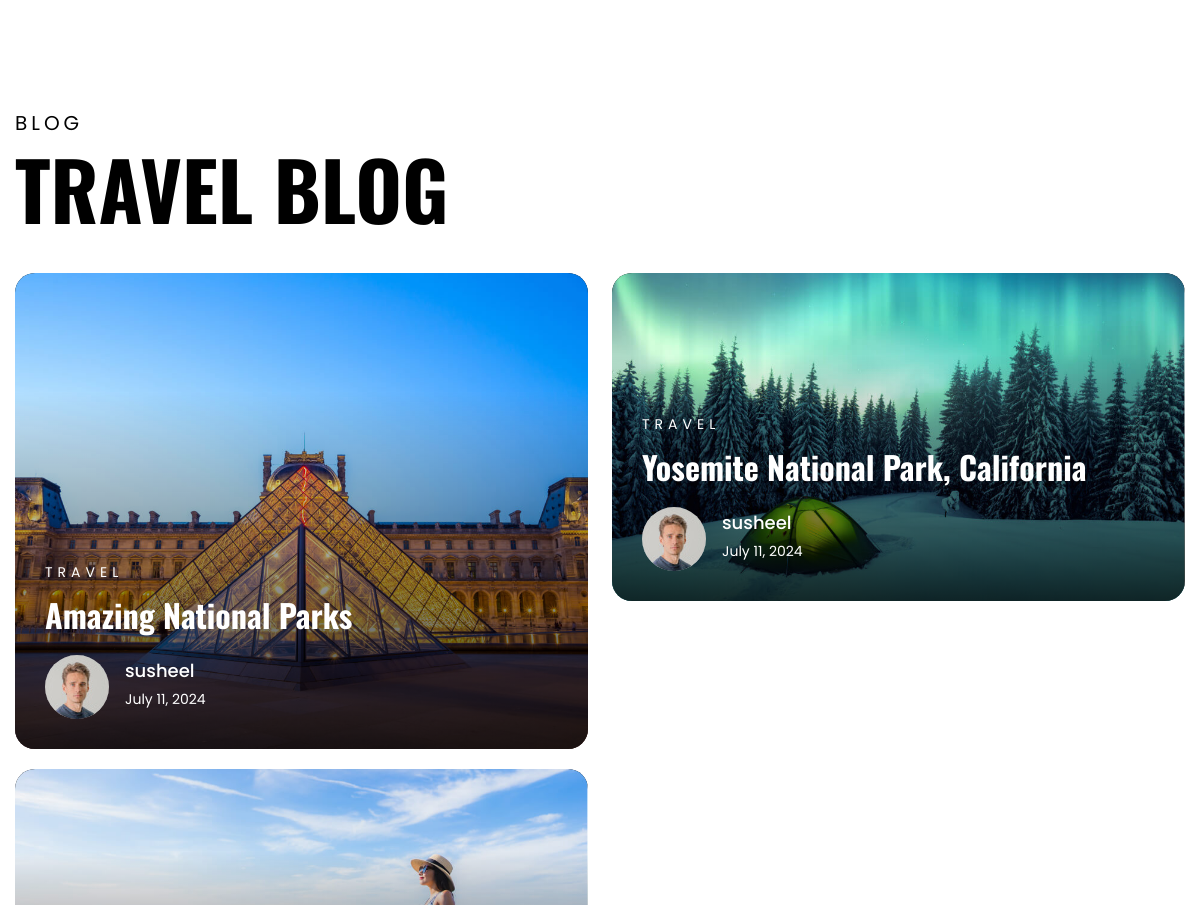
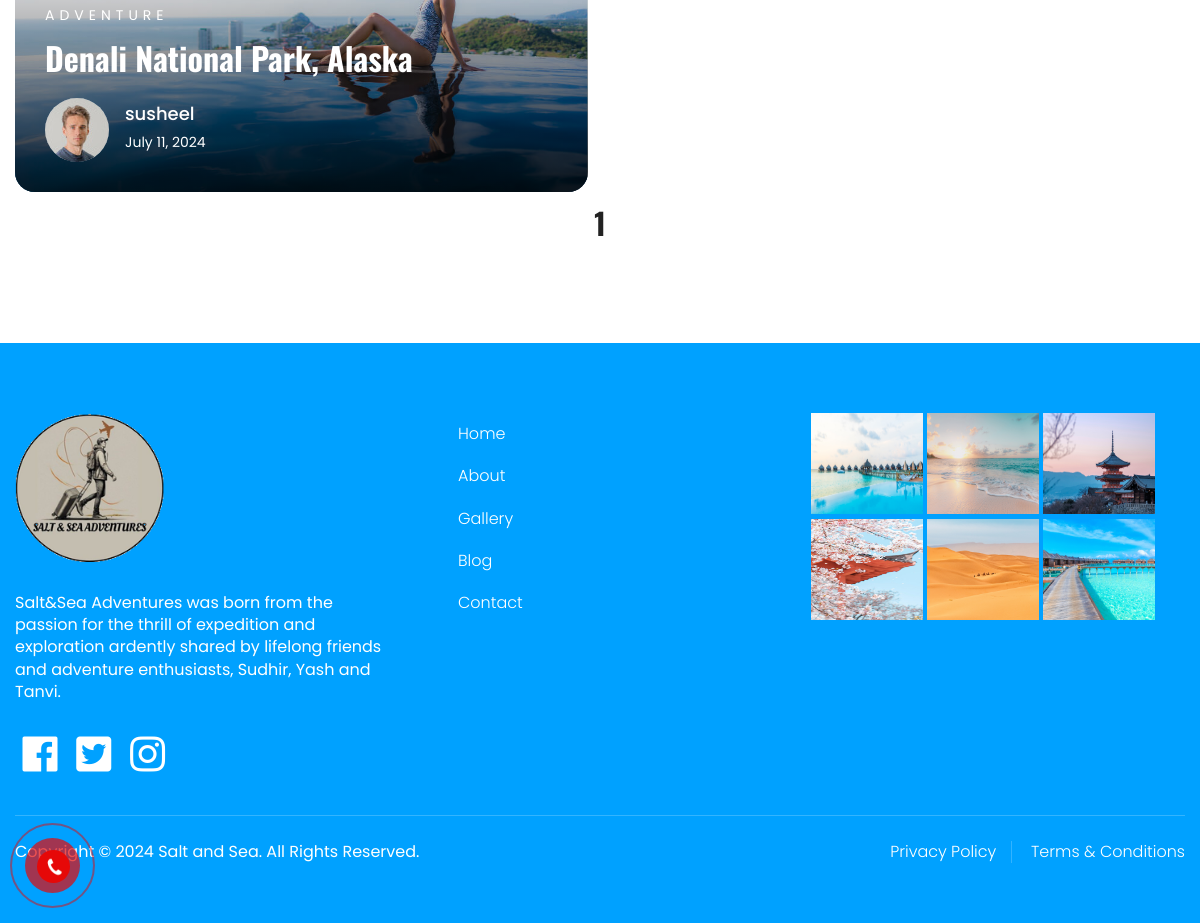
The page /blog/ (lower part) on the database as committed earlier (2 pictures, top to bottom).
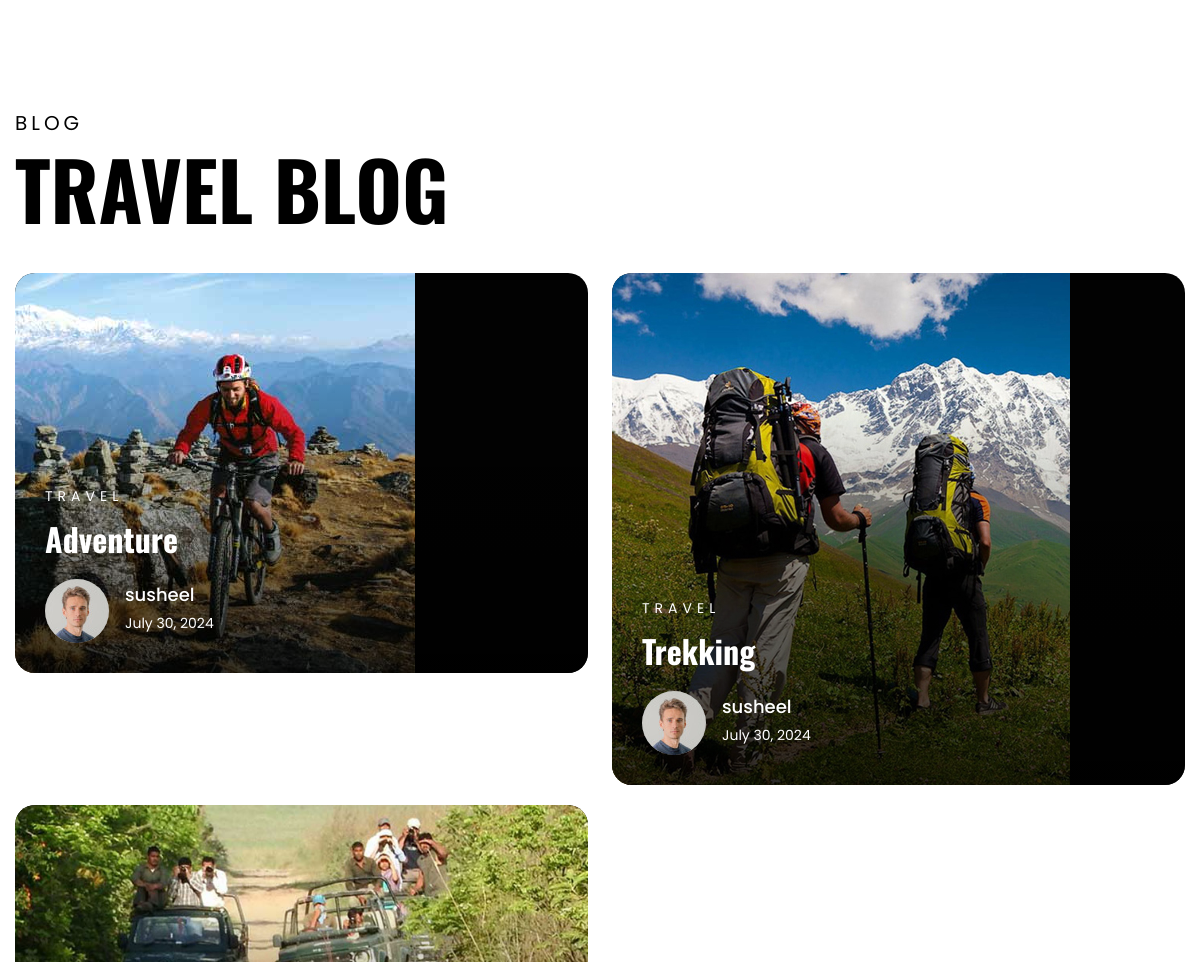
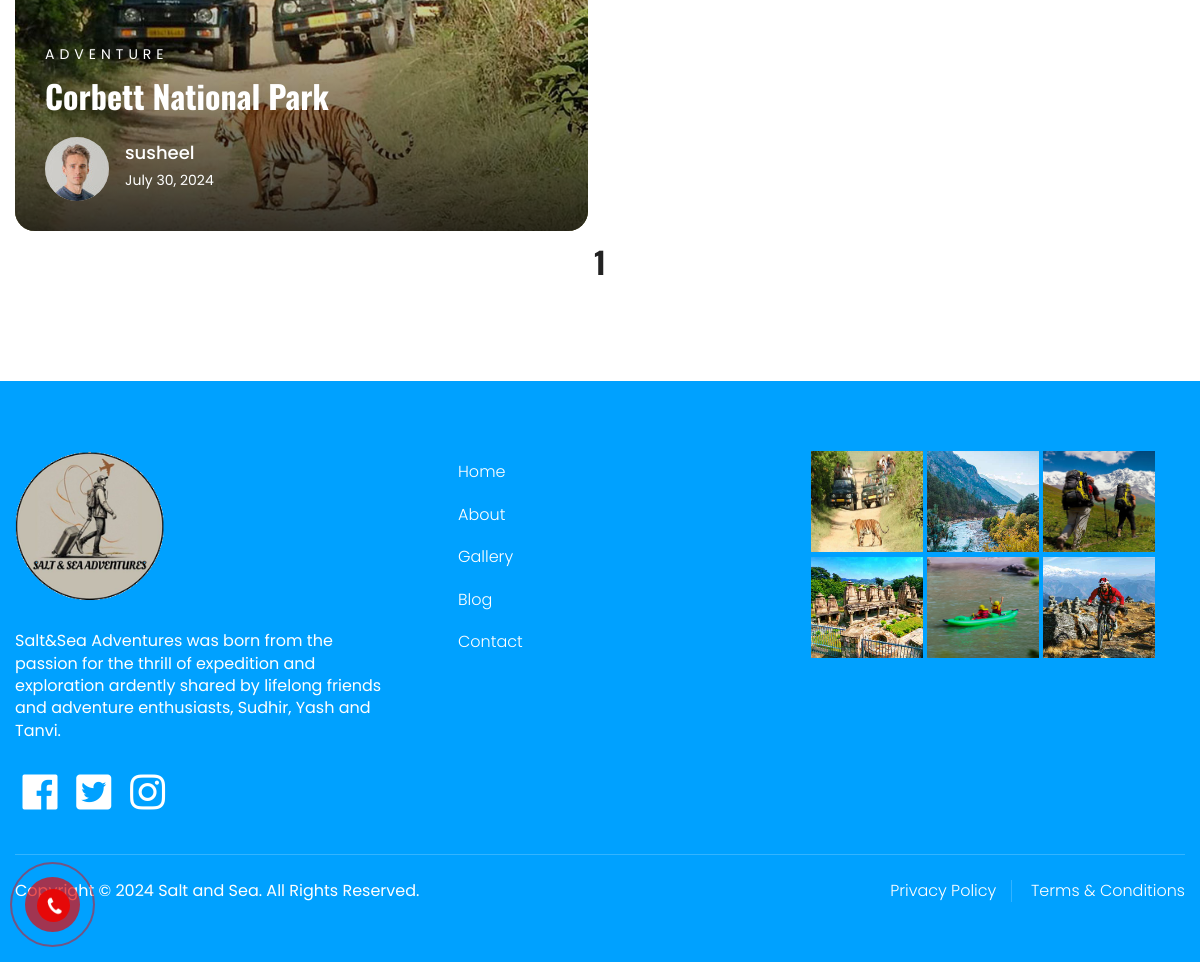
The same page on the database as committed later (2 pictures, top to bottom).
### home/models.py (models this page shows, shortened)
class Blog(BaseModel):
    title = models.CharField(max_length=200)
    slug = models.SlugField(unique=True, null=True, blank=True)
    featured_image = models.ImageField(upload_to="blog")
    description = models.TextField()
    tags = models.CharField(max_length=50)
    category = models.CharField(max_length=50)
    author = models.ForeignKey(User, on_delete=models.CASCADE, related_name="blogs")

class Profile(models.Model):
    user = models.OneToOneField(User, on_delete=models.CASCADE)
    image = models.ImageField(default='default.jpg', upload_to='profile_pics')

class Gallery(BaseModel):
    image = models.ImageField(upload_to="gallery")

### home/views.py (the view)
# urls.py: 2. Add a URL to urlpatterns:  path('blog/', include('blog.urls'))
def blog(request):
    galleries = Gallery.objects.all()[:9]
    queryset = Blog.objects.all()
    paginator = Paginator(queryset, 10)  # Show 10 objects per page
    page_number = request.GET.get('page')
    page_obj = paginator.get_page(page_number)
    context = {'page': 'Blog', 'blogs': queryset, 'page_obj': page_obj, 'gallery': galleries}
    return render(request, "blog.html", context)

### home/context_processors.py (called while the page is built)
def navigation_links(request):
    links = Destination.objects.all().order_by('india_part', 'state', 'destination_name')
    grouped_links = {}
    for india_part, india_part_group in groupby(links, key=lambda x: x.india_part):
        state_grouped_links = {state: list(state_group) for state, state_group in groupby(india_part_group, key=lambda x: x.state)}
        grouped_links[india_part] = state_grouped_links
    return {'grouped_links': grouped_links}

### home/templates/blog.html (shortened to what this page needs)
{% extends "base.html" %}
{% block start %}
<section class="news-three">
    <div class="auto-container">
        <div class="sec-title_three">
            <div class="d-flex align-items-center justify-content-between flex-wrap">
                <div class="title-content">
                    <div class="sec-title_three-title">blog</div>
                    <h1 class="sec-title_three-heading">TRAVEL BLOG</h1>
                </div>
            </div>
        </div>
        <div class="row clearfix">
            {% for blog in blogs %}
            <div class="news-block_three col-lg-6 col-md-12 col-sm-12">
                <div class="news-block_three-inner">
                    <div class="news-block_three-image">
                        <a href="{% url 'get_blog' blog.slug %}"><img src="/media/{{blog.featured_image}}" alt="{{blog.title}}" /></a>
                        <div class="news-block_three-overlay">
                            <div class="news-block_three-title">{{blog.tags}}</div>
                            <h3 class="news-block_three-heading"><a href="{% url 'get_blog' blog.slug %}">{{blog.title}}</a></h3>
                            <div class="news-block_three-author_outer">
                                <div class="news-block_three-author">
                                    <div class="news-block_three-author_image">
                                        <img src="/media/{{blog.author.profile.image}}" alt="{{blog.title}}" />
                                    </div>
                                    {{blog.author.username}}
                                    <span>{{blog.created_at|date:"F j, Y"}}</span>
                                </div>
                            </div>
                        </div>
                    </div>
                </div>
            </div>
            {% endfor %}
            <div class="pagination-outer text-center">
                <ul class="paginations">
                    {% for num in page_obj.paginator.page_range %}
                        {% if page_obj.number == num %}
                            <li class="active"><a href="#">{{ num|default_if_none:"" }}</a></li>
                        {% elif num > page_obj.number|add:-5 and num < page_obj.number|add:5 %}
                            <li><a href="?page={{ num }}">{{ num }}</a></li>
                        {% elif num == 1 or num == page_obj.paginator.num_pages %}
                            <li><a href="?page={{ num }}">{{ num }}</a></li>
                        {% elif num > page_obj.number|add:5 and num < page_obj.paginator.num_pages %}
                            <li>...</li>
                        {% endif %}
                    {% endfor %}
                </ul>
            </div>
        </div>
    </div>
</section>
{% endblock %}

### home/templates/base.html (shortened to what this page needs)
<!DOCTYPE html>
<html>
<head>
		<link href="/media/css/style.css" rel="stylesheet">
		<link href="/media/css/calling.css" rel="stylesheet">
	    <link id="effect" rel="stylesheet" type="text/css" media="all" href="/media/mega-menu/dropdown-effects/fade-down.css" />
	    <link rel="stylesheet" type="text/css" media="all" href="/media/mega-menu/webslidemenu.css" />
	</head>
<body>
<div class="page-wrapper">
	<div class="hotline-phone-ring-wrap">
		<div class="hotline-phone-ring">
				<div class="hotline-phone-ring-img-circle">
					<a href="tel:917905335046" class="pps-btn-img">
					<img src="/media/images/icon.png" alt="Hotline" width="50">
					</a>
				</div>
			</div>
		</div>
	</div>
	{% block start %}
	{% endblock %}
	<footer class="main-footer">
		<div class="auto-container">
			<div class="upper-box">
				<div class="row">
					<div class=" col-lg-4 col-md-4 col-sm-12">
						<div class="footer-logo">
							<a href="/">
								<img src="/media/images/logo.png" width="40%" alt="Logo" title="Salt and Sea">
							</a>
						</div>
						<p>Salt&Sea Adventures was born from the passion for the thrill of expedition and exploration ardently shared by lifelong friends and adventure enthusiasts, Sudhir, Yash and Tanvi.</p>
						<div class="footer-social_box">
							<a href="https://facebook.com/" class="fab fa-facebook fa-fw"></a>
							<a href="https://twitter.com/" class="fab fa-twitter-square fa-fw"></a>
							<a href="https://instagram.com/" class="fab fa-instagram fa-fw"></a>
						</div>
					</div>
					<div class=" col-lg-4 col-md-4 col-sm-12">
						<ul class="footer-nav">
							<li><a href="/">Home</a></li>
							<li><a href="/about/">About</a></li>
							<li><a href="/gallery/">Gallery</a></li>
							<li><a href="/blog/">Blog</a></li>
							<li><a href="/contact/">Contact</a></li>
						</ul>
					</div>
					<div class=" col-lg-4 col-md-4 col-sm-12">
						<div class="gallery">
							{% for image in gallery %}
							<img src="/media/{{image.image}}" style="width: 112px; height: 106px;" alt="Logo" title="Salt and Sea">
							{% endfor %}
						</div>
					</div>
				</div>
			</div>
			<div class="footer-bottom">
				<div class="d-flex align-items-center justify-content-between flex-wrap">
					<div class="copyright">Copyright &copy; 2024 Salt and Sea. All Rights Reserved.</div>
					<ul class="footer-bottom_nav">
						<li><a href="#">Privacy Policy</a></li>
						<li><a href="#">Terms & Conditions</a></li>
					</ul>
				</div>
			</div>
		</div>
	</footer>
</body>
</html>

### public/static/css/calling.css (style rules this page uses)
.hotline-phone-ring-wrap { position:fixed;bottom:0;left:0;z-index:999999 }
.hotline-phone-ring { position:relative;visibility:visible;background-color:transparent;width:110px;height:110px;cursor:pointer;z-index:11;-webkit-backface-visibility:hidden;-webkit-transform:translateZ(0);transition:visibility .5s;left:0;bottom:0;display:block }
.hotline-phone-ring-img-circle { background-color:#e60808;width:33px;height:33px;top:37px;left:37px;position:absolute;background-size:20px;border-radius:100%;border:2px solid transparent;-webkit-animation:phonering-alo-circle-img-anim 1s infinite ease-in-out;animation:phonering-alo-circle-img-anim 1s infinite ease-in-out;-webkit-transform-origin:50% 50%;-ms-transform-origin:50% 50%;transform-origin:50% 50%;display:-webkit-box;display:-webkit-flex;display:-ms-flexbox;display:flex;align-items:center;justify-content:center }
.hotline-phone-ring-img-circle .pps-btn-img { display:-webkit-box;display:-webkit-flex;display:-ms-flexbox;display:flex }
.hotline-phone-ring-img-circle .pps-btn-img img { width:20px;height:20px }

### public/static/css/footer.css (style rules this page uses)
.main-footer { position:relative; padding: 70px 0px 60px; background-color: #00a1ff; }
.footer-logo img { margin-bottom: 30px; }
.upper-box p { color: #fff; margin-bottom: 30px; }
.upper-box .gallery img { padding-bottom: 5px; }
.footer-nav { position: relative; }
.footer-nav li { position: relative; margin: 0px 35px; padding: 10px; }
.footer-nav li a { position: relative; font-weight: 300; color: var(--white-color); font-size: var(--font-16); }
.footer-social_box { position: relative; }
.footer-social_box a { position: relative; line-height: 1em; color: var(--white-color); font-size: var(--font-40); }
.main-footer .footer-bottom { position: relative; margin-top: var(--margin-top-40); padding-top: var(--padding-top-25); border-top:1px solid rgba(var(--white-color-rgb), 0.20); }
.main-footer .copyright { position: relative; color: var(--white-color); font-size: var(--font-16); }
.footer-bottom_nav { position: relative; }
.footer-bottom_nav li { position: relative; display: inline-block; margin-right:var(--margin-right-15); padding-right:var(--padding-right-15); border-right:1px solid rgba(var(--white-color-rgb), 0.20); }
.footer-bottom_nav li a { position: relative; font-weight: 300; color: var(--white-color); font-size: var(--font-16); }
.footer-bottom_nav li:last-child { border: none; margin-right: var(--margin-zero); padding-right: var(--padding-zero); }

### public/static/css/responsive.css (style rules this page uses)
@media only screen and (max-width: 1340px) { .page-wrapper { overflow:hidden; } }

Rows that differ between the two databases and show on the page:
changed Blog: featured_image: a different picture; title "Amazing National Parks" → "Adventure"; created_at "July 11, 2024" → "July 30, 2024"
changed Blog: featured_image: a different picture; title "Yosemite National Park, California" → "Trekking"; created_at "July 11, 2024" → "July 30, 2024"
changed Blog "ADVENTURE": featured_image: a different picture; title "Denali National Park, Alaska" → "Corbett National Park"; created_at "July 11, 2024" → "July 30, 2024"
changed Gallery (number 1 of 6 on the later page): image: a different picture
changed Gallery (number 2 of 6 on the later page): image: a different picture
changed Gallery (number 3 of 6 on the later page): image: a different picture
changed Gallery (number 4 of 6 on the later page): image: a different picture
changed Gallery (number 5 of 6 on the later page): image: a different picture
changed Gallery (number 6 of 6 on the later page): image: a different picture
